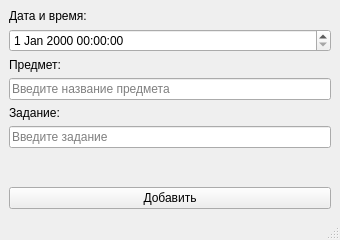
<?xml version="1.0" encoding="UTF-8"?>
<ui version="4.0">
 <class>NewStudyTask</class>
 <widget class="QMainWindow" name="NewStudyTask">
  <property name="windowModality">
   <enum>Qt::WindowModal</enum>
  </property>
  <property name="geometry">
   <rect>
    <x>0</x>
    <y>0</y>
    <width>340</width>
    <height>240</height>
   </rect>
  </property>
  <property name="minimumSize">
   <size>
    <width>340</width>
    <height>240</height>
   </size>
  </property>
  <property name="maximumSize">
   <size>
    <width>16777215</width>
    <height>240</height>
   </size>
  </property>
  <property name="windowTitle">
   <string>Добавление учебного задания</string>
  </property>
  <property name="windowIcon">
   <iconset resource="resource.qrc">
    <normaloff>:/icon/icon.ico</normaloff>:/icon/icon.ico</iconset>
  </property>
  <widget class="QWidget" name="centralwidget">
   <layout class="QVBoxLayout" name="verticalLayout_2">
    <item>
     <layout class="QVBoxLayout" name="verticalLayout">
      <item>
       <widget class="QLabel" name="label">
        <property name="sizePolicy">
         <sizepolicy hsizetype="Minimum" vsizetype="Minimum">
          <horstretch>0</horstretch>
          <verstretch>0</verstretch>
         </sizepolicy>
        </property>
        <property name="text">
         <string>Дата и время:</string>
        </property>
       </widget>
      </item>
      <item>
       <widget class="QDateTimeEdit" name="dateTimeEdit"/>
      </item>
      <item>
       <widget class="QLabel" name="label_2">
        <property name="text">
         <string>Предмет:</string>
        </property>
       </widget>
      </item>
      <item>
       <widget class="QLineEdit" name="lesson_lineEdit">
        <property name="placeholderText">
         <string>Введите название предмета</string>
        </property>
       </widget>
      </item>
      <item>
       <widget class="QLabel" name="label_3">
        <property name="text">
         <string>Задание:</string>
        </property>
       </widget>
      </item>
      <item>
       <widget class="QLineEdit" name="task_lineEdit">
        <property name="placeholderText">
         <string>Введите задание</string>
        </property>
       </widget>
      </item>
      <item>
       <spacer name="verticalSpacer">
        <property name="orientation">
         <enum>Qt::Vertical</enum>
        </property>
        <property name="sizeHint" stdset="0">
         <size>
          <width>20</width>
          <height>40</height>
         </size>
        </property>
       </spacer>
      </item>
      <item>
       <widget class="QPushButton" name="add_pushButton">
        <property name="toolTip">
         <string>Добавить запись в ежедневник</string>
        </property>
        <property name="text">
         <string>Добавить</string>
        </property>
       </widget>
      </item>
     </layout>
    </item>
   </layout>
  </widget>
  <widget class="QMenuBar" name="menubar">
   <property name="geometry">
    <rect>
     <x>0</x>
     <y>0</y>
     <width>340</width>
     <height>21</height>
    </rect>
   </property>
  </widget>
  <widget class="QStatusBar" name="statusbar"/>
 </widget>
 <resources>
  <include location="resource.qrc"/>
 </resources>
 <connections/>
</ui>
